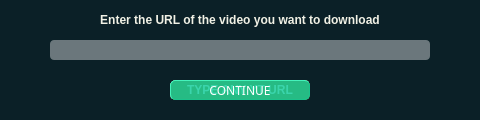
   <widget class="QWidget" name="getUrl" native="true">
    <property name="enabled">
     <bool>true</bool>
    </property>
    <property name="geometry">
     <rect>
      <x>20</x>
      <y>50</y>
      <width>480</width>
      <height>120</height>
     </rect>
    </property>
    <property name="sizePolicy">
     <sizepolicy hsizetype="Fixed" vsizetype="Fixed">
      <horstretch>0</horstretch>
      <verstretch>0</verstretch>
     </sizepolicy>
    </property>
    <property name="font">
     <font>
      <weight>75</weight>
      <bold>true</bold>
     </font>
    </property>
    <property name="toolTip">
     <string notr="true"/>
    </property>
    <property name="statusTip">
     <string notr="true"/>
    </property>
    <property name="whatsThis">
     <string notr="true"/>
    </property>
    <property name="styleSheet">
     <string notr="true">background-color: rgb(11, 32, 39);</string>
    </property>
    <property name="locale">
     <locale language="English" country="UnitedStates"/>
    </property>
    <widget class="QLineEdit" name="inputVideoUrl">
     <property name="geometry">
      <rect>
       <x>50</x>
       <y>40</y>
       <width>380</width>
       <height>20</height>
      </rect>
     </property>
     <property name="sizePolicy">
      <sizepolicy hsizetype="Fixed" vsizetype="Fixed">
       <horstretch>0</horstretch>
       <verstretch>0</verstretch>
      </sizepolicy>
     </property>
     <property name="font">
      <font>
       <family>Quicksand Medium</family>
       <pointsize>8</pointsize>
      </font>
     </property>
     <property name="toolTip">
      <string notr="true"/>
     </property>
     <property name="statusTip">
      <string notr="true"/>
     </property>
     <property name="whatsThis">
      <string notr="true"/>
     </property>
     <property name="styleSheet">
      <string notr="true">color: rgb(255, 255, 255); background-color: rgba(255, 255, 255, 100); border-style: outset; border-width: 0px; border-radius: 4px;</string>
     </property>
     <property name="text">
      <string notr="true"/>
     </property>
     <property name="dragEnabled">
      <bool>false</bool>
     </property>
     <property name="clearButtonEnabled">
      <bool>true</bool>
     </property>
    </widget>
    <widget class="QLabel" name="msgGetVideoUrl">
     <property name="enabled">
      <bool>true</bool>
     </property>
     <property name="geometry">
      <rect>
       <x>0</x>
       <y>10</y>
       <width>480</width>
       <height>20</height>
      </rect>
     </property>
     <property name="sizePolicy">
      <sizepolicy hsizetype="Fixed" vsizetype="Fixed">
       <horstretch>0</horstretch>
       <verstretch>0</verstretch>
      </sizepolicy>
     </property>
     <property name="toolTip">
      <string notr="true"/>
     </property>
     <property name="statusTip">
      <string notr="true"/>
     </property>
     <property name="whatsThis">
      <string notr="true"/>
     </property>
     <property name="autoFillBackground">
      <bool>false</bool>
     </property>
     <property name="styleSheet">
      <string notr="true">font: 10pt &quot;Quicksand Medium&quot;; color: rgb(241, 241, 229);</string>
     </property>
     <property name="frameShape">
      <enum>QFrame::NoFrame</enum>
     </property>
     <property name="frameShadow">
      <enum>QFrame::Plain</enum>
     </property>
     <property name="text">
      <string notr="true">Enter the URL of the video you want to download</string>
     </property>
     <property name="alignment">
      <set>Qt::AlignCenter</set>
     </property>
     <property name="textInteractionFlags">
      <set>Qt::NoTextInteraction</set>
     </property>
    </widget>
    <widget class="QPushButton" name="btnContinue">
     <property name="enabled">
      <bool>true</bool>
     </property>
     <property name="geometry">
      <rect>
       <x>170</x>
       <y>80</y>
       <width>140</width>
       <height>20</height>
      </rect>
     </property>
     <property name="sizePolicy">
      <sizepolicy hsizetype="Fixed" vsizetype="Fixed">
       <horstretch>0</horstretch>
       <verstretch>0</verstretch>
      </sizepolicy>
     </property>
     <property name="font">
      <font>
       <family>Quicksand Medium</family>
       <pointsize>9</pointsize>
       <weight>50</weight>
       <italic>false</italic>
       <bold>false</bold>
      </font>
     </property>
     <property name="cursor">
      <cursorShape>PointingHandCursor</cursorShape>
     </property>
     <property name="toolTip">
      <string notr="true"/>
     </property>
     <property name="statusTip">
      <string notr="true"/>
     </property>
     <property name="whatsThis">
      <string notr="true"/>
     </property>
     <property name="styleSheet">
      <string notr="true">QPushButton {font: 9pt &quot;Quicksand Medium&quot;; color: rgb(255, 255, 255); background-color: rgba(4, 201, 149, 200); border-color: rgba(4, 201, 149, 200); border-style: outset; border-width: 1px; border-radius: 5px;}
QPushButton:hover {font: 9pt &quot;Quicksand Medium&quot;; color: rgb(255, 255, 255); background-color: rgba(4, 201, 149, 200); border-color: rgba(4, 201, 149, 200); border-style: inset; border-width: 1px; border-radius: 5px;}</string>
     </property>
     <property name="text">
      <string notr="true">CONTINUE</string>
     </property>
    </widget>
    <widget class="QLabel" name="urlWarnings">
     <property name="geometry">
      <rect>
       <x>170</x>
       <y>80</y>
       <width>140</width>
       <height>20</height>
      </rect>
     </property>
     <property name="sizePolicy">
      <sizepolicy hsizetype="Fixed" vsizetype="Fixed">
       <horstretch>0</horstretch>
       <verstretch>0</verstretch>
      </sizepolicy>
     </property>
     <property name="toolTip">
      <string notr="true"/>
     </property>
     <property name="statusTip">
      <string notr="true"/>
     </property>
     <property name="whatsThis">
      <string notr="true"/>
     </property>
     <property name="styleSheet">
      <string notr="true">QLabel {font: 9pt &quot;Quicksand Medium&quot;; color: rgb(255, 255, 255); background-color: rgba(204, 162, 76, 200); border-color: rgba(204, 162, 76, 200); border-style: outset; border-width: 1px; border-radius: 5px;}
QLabel:hover {font: 9pt &quot;Quicksand Medium&quot;; color: rgb(255, 255, 255); background-color: rgba(204, 162, 76, 200); border-color: rgba(204, 162, 76, 200); border-style: inset; border-width: 1px; border-radius: 5px;}</string>
     </property>
     <property name="text">
      <string notr="true">TYPE ANY YT URL</string>
     </property>
     <property name="alignment">
      <set>Qt::AlignCenter</set>
     </property>
    </widget>
    <zorder>msgGetVideoUrl</zorder>
    <zorder>inputVideoUrl</zorder>
    <zorder>urlWarnings</zorder>
    <zorder>btnContinue</zorder>
   </widget>
